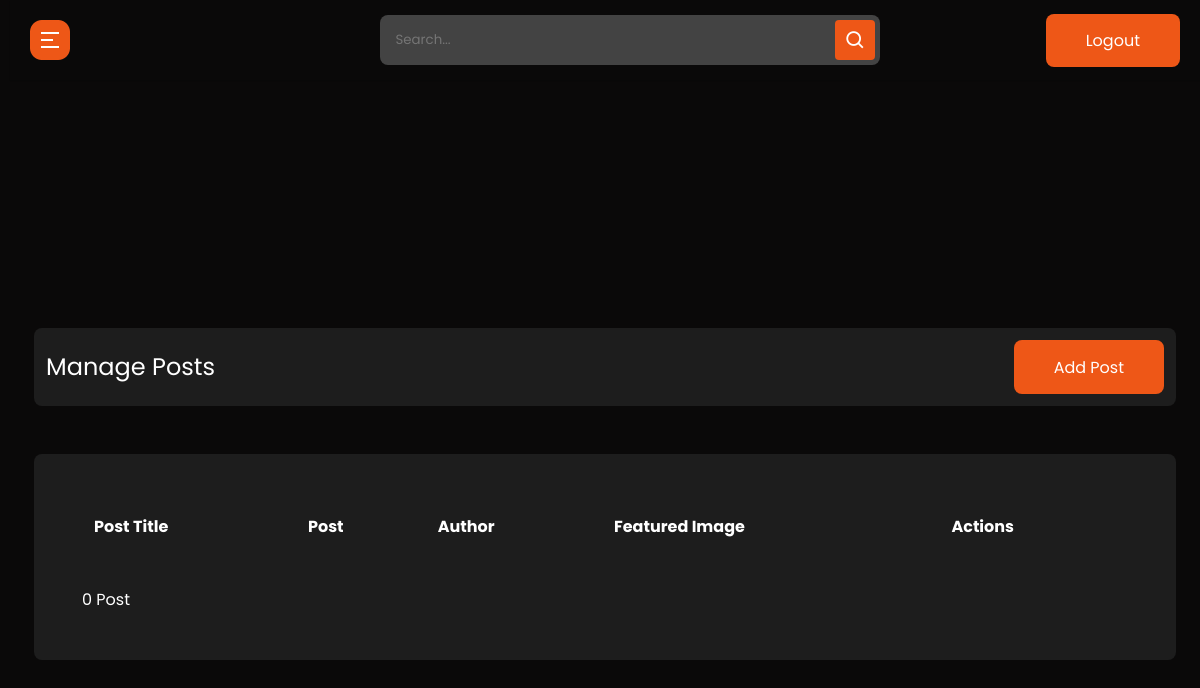
The page /admin-blog/ (signed in) on the database as committed earlier.
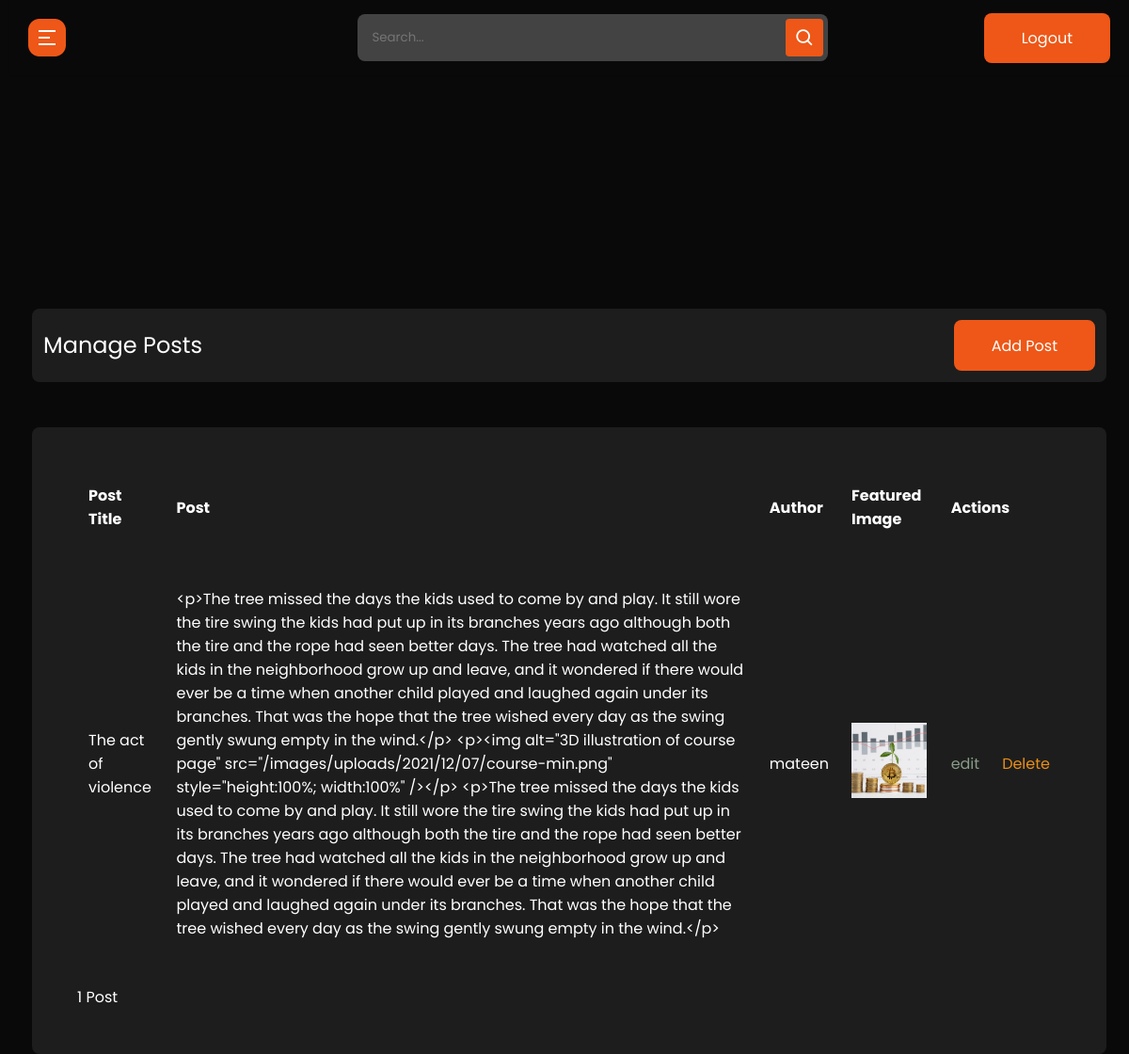
The same page on the database as committed later.
### cms/models.py (models this page shows, shortened)
class Blog(models.Model):
    title = models.CharField(max_length=200)
    slug = models.SlugField(blank=False, null=False)
    author = models.ForeignKey(User, on_delete=models.CASCADE, default=True)
    post = RichTextUploadingField()
    featured_stories = models.BooleanField(default=False)
    latest_news = models.BooleanField(default=False)
    latest_articles = models.BooleanField(default=False)
    featured_image = models.ImageField(null=True, blank=True, default="default.png", upload_to="blog_images/")
    premium = models.BooleanField(default=False)
    id = models.UUIDField(default=uuid.uuid4, unique=True, primary_key=True, editable=False)

### userprolog/models.py (models this page shows, shortened)
class User(AbstractBaseUser, PermissionsMixin):
    id = models.UUIDField(primary_key=True, default=uuid.uuid4, editable=False, unique=True)
    username = models.CharField(max_length=200, unique=True, blank=True)
    email = models.EmailField(max_length=200, unique=True, blank=False)
    first_name = models.CharField(max_length=200, blank=True)
    last_name = models.CharField(max_length=200, blank=True)
    phone_no = models.CharField(max_length=11,validators=[MaxLengthValidator(11)])
    profile_picture = models.ImageField(upload_to="images/profile_image",default="default_user_image.jpeg", blank=True, null=True)
    is_active = models.BooleanField(default=False)
    is_staff = models.BooleanField(default=False)
    is_superuser = models.BooleanField(default=False)
    date_joined = models.DateTimeField(auto_now_add=True)
    created = models.DateTimeField(auto_now_add=True)
    updated = models.DateTimeField(auto_now=True)
    objects = UserManager()
    EMAIL_FIELD = 'email'
    USERNAME_FIELD = 'username'
    REQUIRED_FIELDS = ['email',]
    def __str__(self):
        return self.username

### cms/decorators.py (the view)
        def wrapper_func(request, *args, **kwargs):
            group = None
            if request.user.groups.exists():
                group = request.user.groups.all()[0].name
            if group in allowed_roles:
                return view_func(request, *args, **kwargs)
            else:
                return redirect("unauthorized-page")

### cms/views.py (called while the page is built)
@login_required(login_url='admin-login')
@allowed_user(allowed_roles=['admin'])
@admin_only
def admin_blog(request):
    template_name = 'cms/admin-blog/index.html'
    blogs = Blog.objects.all()
    context = {'blogs':blogs}
    return render(request, template_name, context)

### cms/templates/cms/admin-blog/index.html
{% extends 'admin_base.html' %}
{% load static %}
  {% block content %}
  <section class="panel-section" style="margin-top:-700px">
    <div class="panel-content">
      <div class="page-wrapper admin-wrapper course-wrapper">
        <section class="alt-nav">
            <h4>Manage Posts</h4>
            <a href="{% url 'create-blog' %}" class="btn">Add Post</a>
        </section>
      <section class="trade-table store-table course-table">
        <table>
          <thead>
            <tr>
              <th scope="col">Post Title</th>
              <th scope="col">Post</th>
              <th scope="col">Author</th>
              <th scope="col">Featured Image</th>
              <th scope="col" colspan="3">Actions</th>
            </tr>
          </thead>
          <tbody>
          {% for blog in blogs %}
            <tr>
              <td data-label="post Title">{{blog.title}}</td>
              <td data-label="post Title">{{blog.post}}</td>
              <td data-label="Author">{{blog.author}}</td>
              <td data-label="image"><img src="{{blog.featured_image.url}}"></td>
              <td data-label="Action"><a href="{% url 'update-blog' blog.id %}" class="edit">edit</a></td>
              <td><a style="color: rgb(233, 143, 25);" href="{% url 'delete-blog' blog.id %}" class="delete">Delete</a></td>
            </tr>
          {% endfor %}
          </tbody>
        </table>
        {% if blogs.count <= 1 %}
          {{blogs.count}} Post
        {% elif blogs.count > 1 %}
          {{blogs.count}} Posts
        {% else %}
          No post has been added.
        {% endif %}
      </section>
	    </div>
    </div>
  </section>
  {% endblock content %}

Rows that differ between the two databases and show on the page:
added Blog: title "The act of violence", post "<p>The tree missed the days the kids used to come by and play. It still wore the tire swing the kids had put up in its branches years ago although both the tire and the rope had seen better days. The tree had watched all the kids in the neighborhood grow up and leave, and it wondered if there would ever be a time when another child played and laughed again under its branches. That was the hope that the tree wished every day as the swing gently swung empty in the wind.</p> <p><img alt=\"3D illustration of course page\" src=\"/images/uploads/2021/12/07/course-min.png\" style=\"height:100%; width:100%\" /></p> <p>The tree missed the days the kids used to come by and play. It still wore the tire…", author "mateen", featured_image (picture)
Other text that changed with them:
{{ blogs.count }}: "0" → "1"
